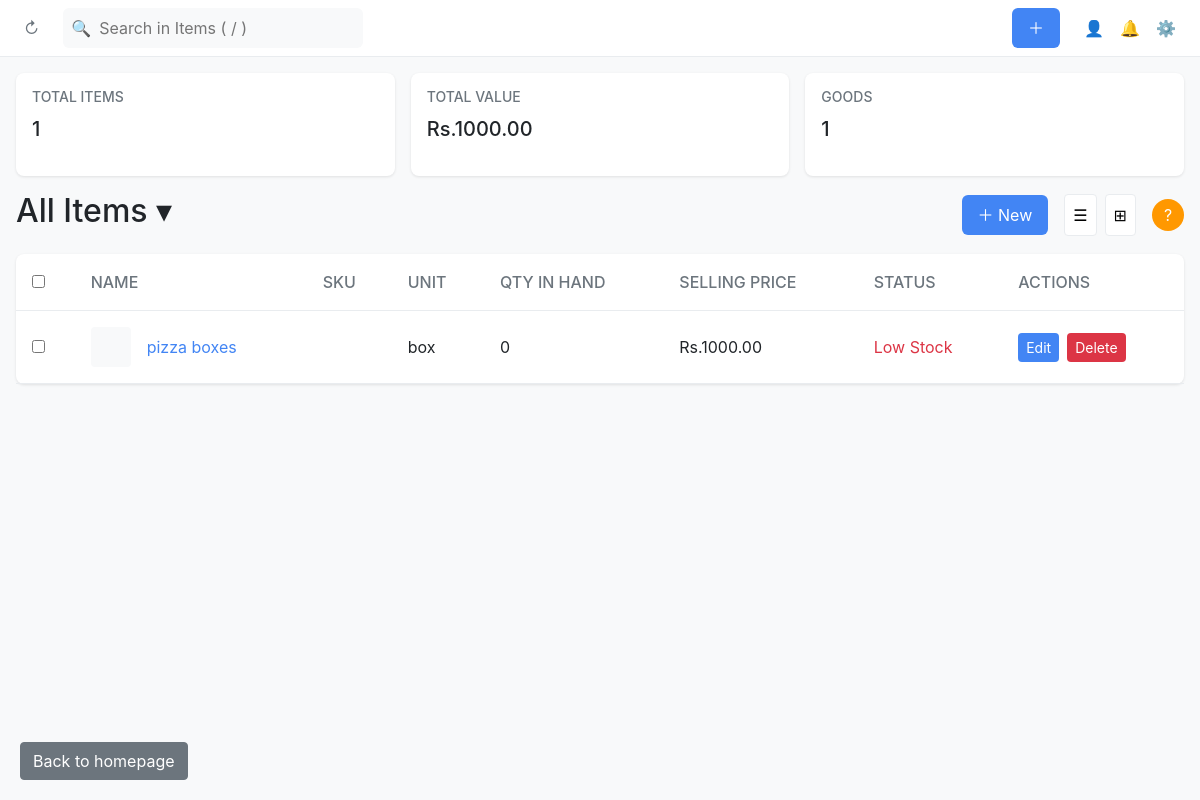
The app's page /items (signed in), older data.
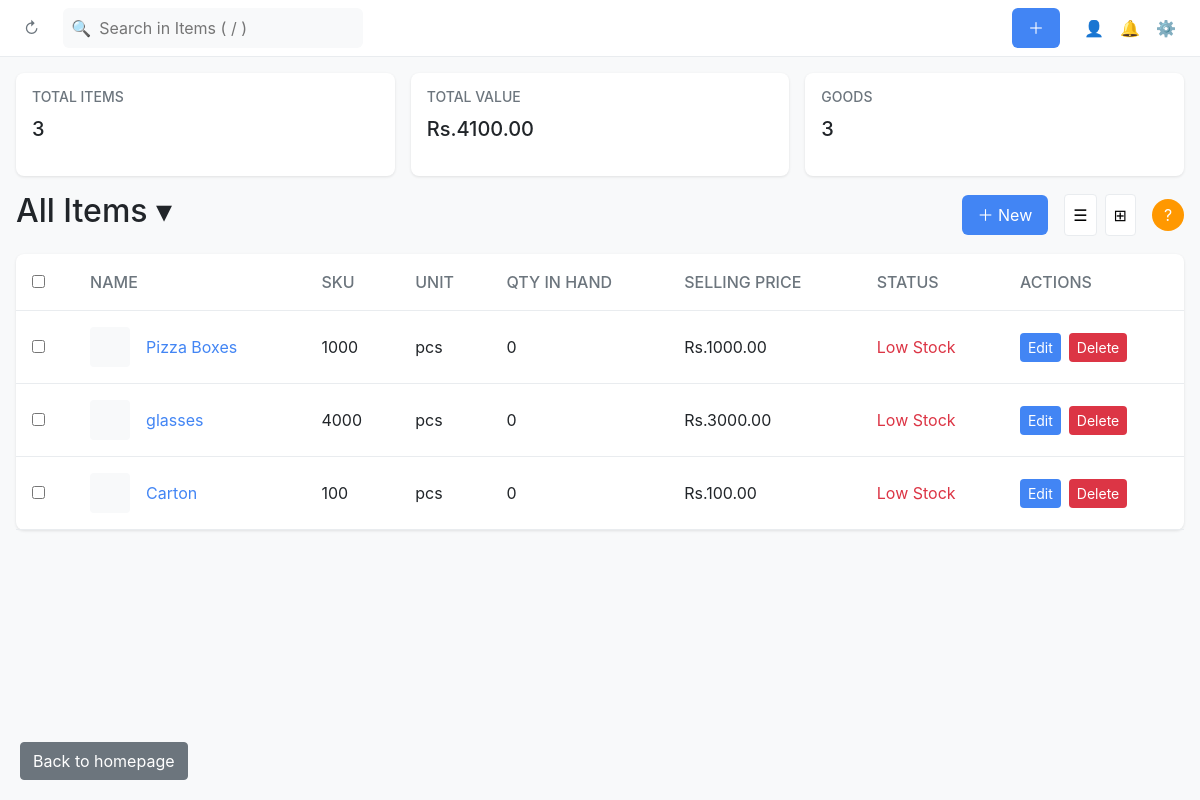
The same page, newer data.
### app.py (models this page shows)
class Item(db.Model):
    id = db.Column(db.Integer, primary_key=True)
    name = db.Column(db.String(100), nullable=False)
    sku = db.Column(db.String(50))
    unit = db.Column(db.String(20), nullable=False)
    returnable = db.Column(db.Boolean, default=True)
    selling_price = db.Column(db.Float)
    cost_price = db.Column(db.Float)
    tax_rate = db.Column(db.Float)
    quantity_in_hand = db.Column(db.Integer, default=0)
    quantity_to_receive = db.Column(db.Integer, default=0)
    reorder_point = db.Column(db.Integer, default=10)

### app.py (the view)
@app.route('/items')
@admin_required
@login_required
def item_list():
    items = Item.query.all()
    total_items = len(items)
    total_value = sum(item.selling_price for item in items if item.selling_price)
    item_types = {
        "Goods": Item.query.count()
    }
    flash(f"Viewing list of {total_items} items.", "info")
    return render_template(
        "item_list.html",
        items=items,
        total_items=total_items,
        total_value=total_value,
        item_types=item_types,
        show_sidebar=True
    )

### app.py (called while the page is built)
def admin_required(f):
    @wraps(f)
    def decorated_function(*args, **kwargs):
        if not current_user.is_authenticated:
            flash("Please login to access this page.", "error")
            return redirect(url_for("loginFunction"))
        if current_user.role != "admin":
            flash("Access denied: Admin privileges required for this operation.", "error")
            return redirect(url_for("dashboard"))
        return f(*args, **kwargs)
    return decorated_function

@login_manager.user_loader
def load_user(user_id):
    return db.session.get(User, int(user_id))

### templates/item_list.html (shortened to what the changed rows need)
<!DOCTYPE html>
<html lang="en">
<head>
    <link href="https://cdn.jsdelivr.net/npm/bootstrap@5.1.3/dist/css/bootstrap.min.css" rel="stylesheet">
</head>
<body>
    <div class="content">
        <div class="summary-stats">
            <div class="stat-card">
                <h3>TOTAL ITEMS</h3>
                <p>{{ total_items }}</p>
            </div>
            <div class="stat-card">
                <h3>TOTAL VALUE</h3>
                <p>Rs.{{ "%.2f"|format(total_value) }}</p>
            </div>
            {% for type, count in item_types.items() %}
            <div class="stat-card">
                <h3>{{ type|upper }}</h3>
                <p>{{ count }}</p>
            </div>
            {% endfor %}
        </div>
        <div class="header">
            <h2>All Items ▾</h2>
        </div>
        <div class="table-container">
            <table>
                <thead>
                    <tr>
                        <th><input type="checkbox"></th>
                        <th>NAME</th>
                        <th>SKU</th>
                        <th>UNIT</th>
                        <th>QTY IN HAND</th>
                        <th>SELLING PRICE</th>
                        <th>STATUS</th>
                        <th>ACTIONS</th>
                    </tr>
                </thead>
                <tbody>
                    {% for item in items %}
                    <tr>
                        <td><input type="checkbox"></td>
                        <td>
                            <div class="name-cell">
                                <div class="item-image"></div>
                                <a href="#" class="item-name">{{ item.name }}</a>
                            </div>
                        </td>
                        <td>{{ item.sku }}</td>
                        <td>{{ item.unit }}</td>
                        <td>{{ item.quantity_in_hand }}</td>
                        <td>Rs.{{ "%.2f"|format(item.selling_price) }}</td>
                        <td>
                            {% if item.quantity_in_hand <= item.reorder_point %}
                                <span style="color: #dc3545;">Low Stock</span>
                            {% elif item.quantity_in_hand == 0 %}
                                <span style="color: #dc3545;">Out of Stock</span>
                            {% else %}
                                <span style="color: #28a745;">In Stock</span>
                            {% endif %}
                        </td>
                        <td>
                            <div class="action-buttons">
                                <button class="action-button edit-button"
                                        onclick="openEditModal({{ item.id }}, '{{ item.name }}', '{{ item.sku }}',
                                        '{{ item.unit }}', {{ item.quantity_in_hand }}, {{ item.reorder_point }},
                                        {{ item.selling_price }}, {{ item.cost_price or 'null' }},
                                        {{ item.tax_rate or 'null' }}, {{ 'true' if item.returnable else 'false' }})">
                                    Edit
                                </button>
                                <button class="action-button delete-button"
                                        onclick="confirmDelete({{ item.id }}, '{{ item.name }}')">
                                    Delete
                                </button>
                            </div>
                        </td>
                    </tr>
                    {% endfor %}
                </tbody>
            </table>
        </div>
    </div>
</body>
</html>

Row changes from the older to the newer data that the page shows:
removed Item: name "pizza boxes", unit "box", quantity_in_hand "0", selling_price "1000.00", reorder_point "Low Stock"
added Item: name "Pizza Boxes", sku "1000", unit "pcs", quantity_in_hand "0", selling_price "1000.00", reorder_point "Low Stock"
added Item: name "glasses", sku "4000", unit "pcs", quantity_in_hand "0", selling_price "3000.00", reorder_point "Low Stock"
added Item: name "Carton", sku "100", unit "pcs", quantity_in_hand "0", selling_price "100.00", reorder_point "Low Stock"
Text that changed along with them:
{{ total_items }}: "1" → "3"
{{ "%.2f"|format(total_value) }}: "1000.00" → "4100.00"
new list line: "GOODS 3"
list line gone: "GOODS 1"
